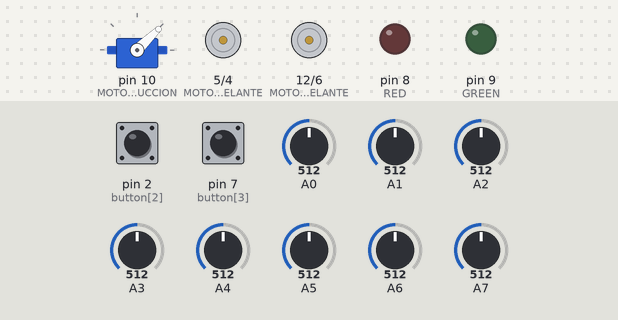
A sketch run on a simulated Arduino Nano, built with avr-gcc and run on an emulated ATmega328P. Shown: servo, motor-driver pin pairs drawn as motors (green arrow = first pin HIGH = forward, orange = second pin HIGH = backward, longer = more drive, scaled by the enable pin), output pins drawn as LEDs (lit = HIGH). Dashed ring = blinking. Inputs (shaded band) come from the test bench; at power-on: pin 2 (button[2]) HIGH, pin 7 (button[3]) HIGH, A0 = 512, A7 = 512, A1 = 512, A2 = 512, A3 = 512, A4 = 512, A5 = 512, A6 = 512.

Above: at 1.8 s.
1.9 s: pin 2 (button[2]) pulled LOW for 0.15 s
At 3.0 s:
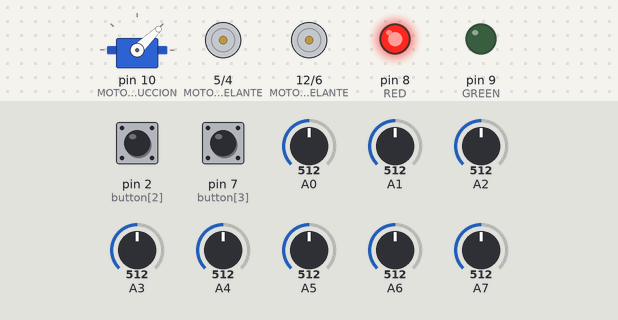
5.0 s: pin 7 (button[3]) pulled LOW for 0.15 s
At 5.52 s:
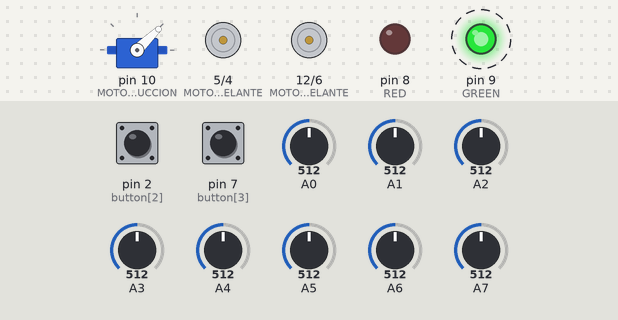
8.1 s: pin 2 (button[2]) pulled LOW for 1 s
At 10.3 s:
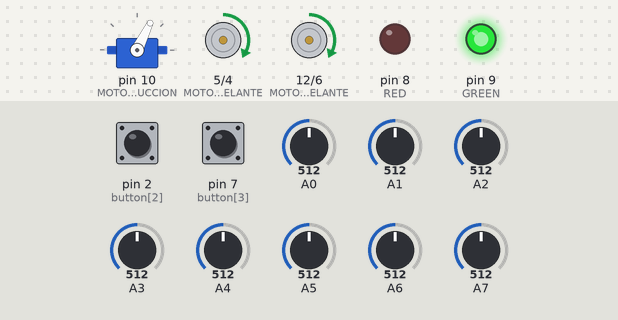
10.6 s: A0 set to 490
12.1 s: A7 set to 490
13.6 s: A1 set to 240
At 13.9 s:
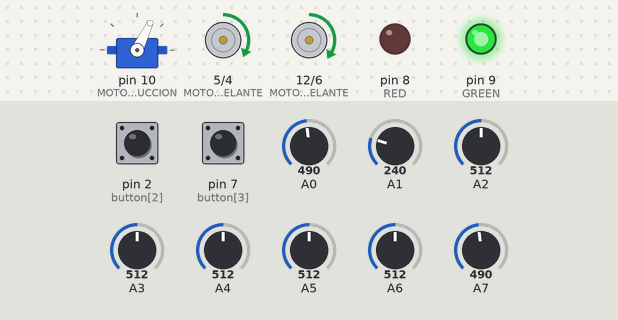
Timing chart, 0 to 16.1 s (numbered marks = the images above; inputs shaded):
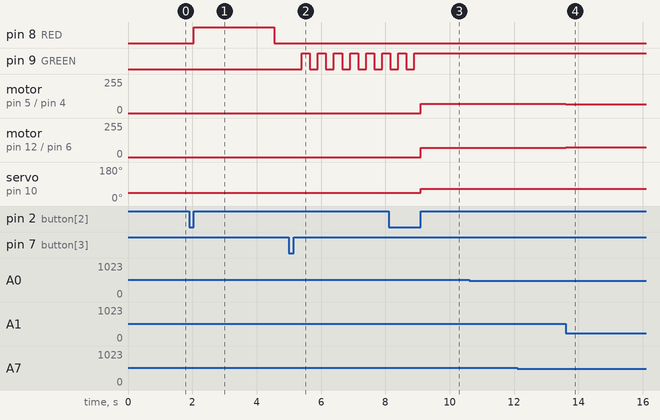

Measured:
- after the input at 1.9 s, pin 8 (RED): LOW → HIGH after 0.15 s, → LOW 2.5 s later
- after the input at 5.0 s, pin 9 (GREEN): alternates HIGH for 0.25 s and LOW for 0.25 s, starting after 0.40 s
- after the input at 8.1 s, pin 9 (GREEN): goes on until 8.9 s, then stays HIGH; motor on pin 5 (MOTOR_IZQUIERDO_ADELANTE) / pin 4 (MOTOR_IZQUIERDO_ATRAS), motor on pin 12 (MOTOR_DERECHO_ADELANTE) / pin 6 (MOTOR_DERECHO_ATRAS): stopped → forward 70/255 after 1.0 s; servo on pin 10 (MOTOR_SUCCION): 44° → 64° after 1.0 s
- after the input at 13.6 s, motor on pin 5 (MOTOR_IZQUIERDO_ADELANTE) / pin 4 (MOTOR_IZQUIERDO_ATRAS): forward 70/255 → forward 67/255 at once; motor on pin 12 (MOTOR_DERECHO_ADELANTE) / pin 6 (MOTOR_DERECHO_ATRAS): forward 70/255 → forward 73/255 at once

The sketch:

Code.ino
```cpp
//////////////////////////
// INCLUDE de LIBRERIAS //
//////////////////////////
/**
 * Calibración del PID desde la APP android PIDfromBT
 * https://github.com/robotaleh/PIDfromBT
 */
//#include <PIDfromBT.h>
#include <Servo.h>
// Pololu QTR-8A analog array readout
#include <QTRSensors.h>

////////////////////////
// SELECTOR DE ROBOT  //
////////////////////////
#define DRAGON_A 1
//#define DRAGON_B 1

///////////////////
// CONFIGURACION //
///////////////////

#define CALIBRAR_SENSORES true

//////////////
// SENSORES //
//////////////

QTRSensors qtr;

const uint8_t SensorCount = 8;
uint16_t sensorValues[SensorCount];

uint16_t position;
/////////////
// MOTORES //
/////////////
#ifdef DRAGON_A
#define MOTOR_DERECHO_ADELANTE 12
#define MOTOR_DERECHO_ATRAS 6
#define MOTOR_IZQUIERDO_ADELANTE 5
#define MOTOR_IZQUIERDO_ATRAS 4
#endif

#ifdef DRAGON_B
#define MOTOR_DERECHO_ADELANTE 6
#define MOTOR_DERECHO_ATRAS 12
#define MOTOR_IZQUIERDO_ADELANTE 4
#define MOTOR_IZQUIERDO_ATRAS 5
#endif

#define MOTOR_DERECHO_PWM 11
#define MOTOR_IZQUIERDO_PWM 3
#define MOTOR_SUCCION 10 //TURBINA!!

//////////
// LEDS //
//////////
#define RED 8
#define GREEN 9

/////////////
// BOTONES //
/////////////
#define MO_START 0
#define MO_STOP 1

#define BTN_IZQ 2
#define BTN_DER 3

// Este arreglo contiene los pines utilizados para los botones
uint8_t button[4] = {
  0, //RX
  1, //TX
  2,
  7
};

uint8_t button_state[4];


///////////////////////////////
//       MOTOR_SUCCION       //
///////////////////////////////
Servo esc;

//////////////////////////
// VARIABLES DE CONTROL //
//////////////////////////
int velocidad = 70;

int posicionIdeal = 3500;

//variables PID
int error_anterior = 0; // Para el PID (derivativo)
int error_acumulado = 0; // Para el PID (integral)


float kp=0.017;
float ki=0;
float kd=0.42;
int correccion = 0;
float integralErrores = 0;
float errorAnterior = 0;
///////////////////////////////
// VARIABLES DE COMPETICIÓN  //
///////////////////////////////
bool competicionIniciada = true;

///////////////////////////////
//          TIMER            //
///////////////////////////////
int periodo = 1; // milisegundos de periodo del timer
unsigned long t = 0;


///////////////////////////////
//          ESTADOS          //
///////////////////////////////
#define INICIALIZADO          0
#define CALIBRANDO_SENSORES   1
#define PARADO                2
#define RASTREANDO            3
int estado = INICIALIZADO;

unsigned long t_blink = 0;


uint8_t flancoSubida(int btn) {
  uint8_t valor_nuevo = digitalRead(button[btn]);
  uint8_t result = button_state[btn]!=valor_nuevo && valor_nuevo == 1;
  button_state[btn] = valor_nuevo;
  return result;
}

uint8_t flancoBajada(int btn) {
  uint8_t valor_nuevo = digitalRead(button[btn]);
  uint8_t result = button_state[btn]!=valor_nuevo && valor_nuevo == 0;
  button_state[btn] = valor_nuevo;
  return result;
}


//PIDfromBT pid_calibrate(&kp, &ki, &kd, &velocidad, DEBUG);

void setup() {
 //  Serial.begin(9600);
  inicia_todo(); //Iniciar todos los compoenentes
  delay(100);
}

void loop() {
 //pid_calibrate.update();
  if(millis() - t > periodo)
  {

    t = millis();

    switch(estado) {
      case INICIALIZADO:
        if(flancoSubida(BTN_IZQ))
        {
          estado = CALIBRANDO_SENSORES;
        }
        break;

      case CALIBRANDO_SENSORES:
        if(flancoSubida(BTN_DER))
        {
          estado = PARADO;
        }
        break;

      case PARADO:
        if( flancoSubida(BTN_IZQ) )// flancoSubida(BTN_IZQ) or digitalRead(MO_START) == HIGH
        {
          estado = RASTREANDO;
          //  Inicializa los motores a estado arranque
          //digitalWrite(MOTOR_DERECHO_ADELANTE, HIGH);
          //digitalWrite(MOTOR_DERECHO_ATRAS, LOW);
          //digitalWrite(MOTOR_IZQUIERDO_ADELANTE, HIGH);
          //digitalWrite(MOTOR_IZQUIERDO_ATRAS, LOW);
        }
        break;

      case RASTREANDO:
        if( flancoSubida(BTN_DER) ) //flancoSubida(BTN_DER) or digitalRead(MO_STOP) == LOW
        {
          estado = PARADO;
          //  Inicializa los motores a estado parado
          digitalWrite(MOTOR_DERECHO_ADELANTE, LOW);
          digitalWrite(MOTOR_DERECHO_ATRAS, LOW);
          digitalWrite(MOTOR_IZQUIERDO_ADELANTE, LOW);
          digitalWrite(MOTOR_IZQUIERDO_ATRAS, LOW);
        }
        break;
    }

    switch (estado) {
      case CALIBRANDO_SENSORES:
        if(competicionIniciada){
          digitalWrite(RED, HIGH);
          // analogRead() takes about 0.1 ms on an AVR.
          // 0.1 ms per sensor * 4 samples per sensor read (default) * 6 sensors
          // * 10 reads per calibrate() call = ~24 ms per calibrate() call.
          // Call calibrate() 400 times to make calibration take about 10 seconds.
          for (uint16_t i = 0; i < 100; i++)
          {
            qtr.calibrate();
          }
          digitalWrite(RED, LOW);
          competicionIniciada=false;
        }
        break;

      case PARADO:
        if(t - t_blink < 250)
          digitalWrite(GREEN, LOW);
        else if(t - t_blink < 500)
          digitalWrite(GREEN, HIGH);
        else
          t_blink = t;
        break;

      case RASTREANDO:
        esc.writeMicroseconds(1200);//Señal a mil (Está CORRIENDO) entre 1000 y 2000
        //Realizar el cálculo de posición y PID
        position = qtr.readLineBlack(sensorValues); // MODIFICACIÓN
        correccion = calcular_PID(position);
        dar_velocidad(correccion);
        break;
    }
  }

}
```

Control.ino
```cpp
/**
 * Función para calcular la corrección a aplicar a los motores para mantenerse en la posición deseada de la pista.
 * @param  position Posición actual sobre la pista.
 * @return [int]          Corrección que se debe aplicar al control de la velocidad.
 */

 int calcular_PID(int posicionActual) {

  int error = posicionIdeal - posicionActual;

  error_acumulado += error;
  //[-1000,1000]
  error_acumulado = min(max(-1000, error_acumulado), 1000);

  float PID_proporcional = kp * error;
  float PID_integral = ki * error_acumulado;
  float PID_derivativo = kd * (error - error_anterior);

  int correccion_pid = PID_proporcional + PID_integral + PID_derivativo;
  error_anterior = error;

   return correccion_pid;

}
/*
int calcular_PID(int posicionActual) {
  float p = 0;
  float i = 0;
  float d = 0;
  int error = 0;
   error = posicionIdeal - posicionActual;

  p = kp * error;
  if (error < 100) {
    integralErrores += error;
    i = ki * integralErrores;
  } else {
    i = 0;
    integralErrores = 0;
  }
  d = kd * (error - errorAnterior);
  errorAnterior = error;
  return p + i + d;
}

*/

/**
 * Función para asignar velocidad a los motores teniendo en cuenta la corrección calculada por el PID
 * @param correccion Parámetro calculado por el PID para seguir la posición deseada en la pista
 */
void dar_velocidad(int correccion) {
  /*
  int velocidadIzquierda = velocidad - correccion;
  int velocidadDerecha = velocidad + correccion;

  // Nunca menor que 0 ni mayor que 255
  velocidadIzquierda = min(max(0, velocidadIzquierda), 255);
  velocidadDerecha = min(max(0, velocidadDerecha), 255);
  analogWrite(MOTOR_IZQUIERDO_PWM, velocidadIzquierda);
  analogWrite(MOTOR_DERECHO_PWM, velocidadDerecha);  */
      int velD = velocidad - correccion;
      int velI = velocidad + correccion;

        //limitamos desbordamientos
       velD = constrain(velD, -255, 255);
       velI = constrain(velI, -255, 255);

      //asiganmos valores a la rueda derecha teniendo en cuenta de que si el valor es negativo va hacia atras
      if (velD >= 0) {
        digitalWrite(MOTOR_DERECHO_ADELANTE, HIGH);
        digitalWrite(MOTOR_DERECHO_ATRAS, LOW);
        analogWrite(MOTOR_DERECHO_PWM, velD);
      } else {
        digitalWrite(MOTOR_DERECHO_ADELANTE, LOW);
        digitalWrite(MOTOR_DERECHO_ATRAS, HIGH);
        analogWrite(MOTOR_DERECHO_PWM, abs(velD));
      }

      //asiganmos valores a la rueda izquierda teniendo en cuenta de que si el valor es negativo va hacia atras
      if (velI >= 0) {
        digitalWrite(MOTOR_IZQUIERDO_ADELANTE, HIGH);
        digitalWrite(MOTOR_IZQUIERDO_ATRAS, LOW);
        analogWrite(MOTOR_IZQUIERDO_PWM, velI);
      } else {
        digitalWrite(MOTOR_IZQUIERDO_ADELANTE, LOW);
        digitalWrite(MOTOR_IZQUIERDO_ATRAS, HIGH);
        analogWrite(MOTOR_IZQUIERDO_PWM, abs(velI));
      }
}
```

Init.ino
```cpp
/**
 * Función para iniciar todos los componentes del robot.
 */
void inicia_todo() {

// configure the sensors
  qtr.setTypeAnalog();
  qtr.setSensorPins((const uint8_t[]){A0, A1, A2, A3, A4, A5,A6,A7}, SensorCount);
  qtr.setEmitterPin(13);

  delay(100);
  inicia_motores();
  delay(100);
  inicia_leds();
  delay(100);
  inicia_switch_boton();
  delay(100);
  inicia_turbina();
  delay(100);
}

/**
 * Registra los pines de los Puente-H para los motores y los inicia en parado.
 */
void inicia_motores() {
  pinMode(MOTOR_DERECHO_ADELANTE, OUTPUT);
  pinMode(MOTOR_DERECHO_ATRAS, OUTPUT);
  pinMode(MOTOR_DERECHO_PWM, OUTPUT);
  pinMode(MOTOR_IZQUIERDO_ADELANTE, OUTPUT);
  pinMode(MOTOR_IZQUIERDO_ATRAS, OUTPUT);
  pinMode(MOTOR_IZQUIERDO_PWM, OUTPUT);

  //	Inicializa los motores a estado parado
  digitalWrite(MOTOR_DERECHO_ADELANTE, LOW);
  digitalWrite(MOTOR_DERECHO_ATRAS, LOW);
  digitalWrite(MOTOR_IZQUIERDO_ADELANTE, LOW);
  digitalWrite(MOTOR_IZQUIERDO_ATRAS, LOW);
}

/**
 * Regitra los pines de los Leds
 */
void inicia_leds() {
  pinMode(RED, OUTPUT);
  pinMode(GREEN, OUTPUT);
}

/**
 * Registra los pines del Switch y Botón
 */
void inicia_switch_boton() {

  // Configurar como PULL-UP para ahorrar resistencias
  pinMode(button[BTN_IZQ], INPUT_PULLUP);
  pinMode(button[BTN_DER], INPUT_PULLUP);

  // Se asume que el estado inicial es HIGH
  button_state[2] = HIGH;
  button_state[3] = HIGH;
}
/**
 * Registra el pin PWM TURBINA
 */
void inicia_turbina() {
  esc.attach(MOTOR_SUCCION);
  esc.writeMicroseconds(1000); //Señal a mil (Está detenido) 60 70 O 20
}
```
